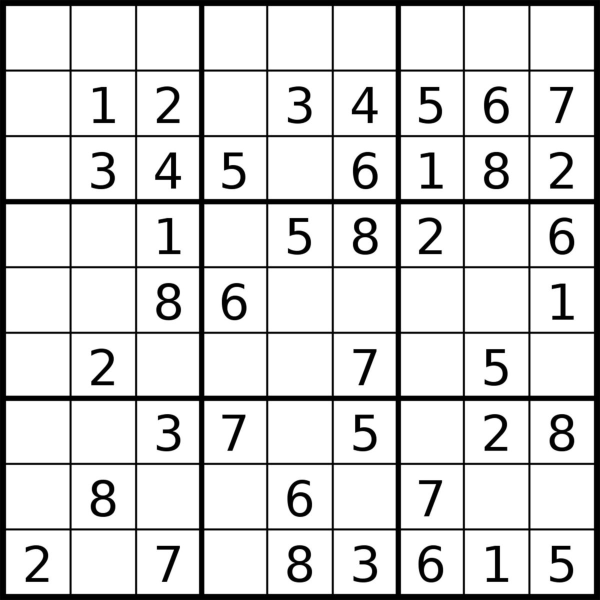
#> input picture examples/sudoku_1.jpg, 1200 x 1200 px (shown at 1/2 size)
$ python -i processing.py   (imports and definitions only)
#> lines starting #> are read from the running program, lines starting #| are printed output that depends on the picture; after the words box and inside, x2 and y2 are one past the last pixel; in counts of white or black regions, pixels touching at a corner belong together
import numpy as np
import cv2
import imutils
from skimage.segmentation import clear_border

# Extract the sudoku from the image
def extract_sudoku(img,draw_cnt=False):
  # Pre Processing the image
  img = imutils.resize(img, width=600)
  gray = cv2.cvtColor(img, cv2.COLOR_BGR2GRAY)
  # apply a Gaussian blur with a kernel size (height, width)
  img_proc = cv2.GaussianBlur(gray.copy(), (7, 7), 3)
  # binary adaptive thresholding operations allow us to peg grayscale pixels toward each end of the [0, 255] pixel range
  img_proc = cv2.adaptiveThreshold(img_proc, 255, cv2.ADAPTIVE_THRESH_GAUSSIAN_C, cv2.THRESH_BINARY, 11, 2)
  # to make gridlines have non-zero pixel values, we will invert the colours
  img_proc = cv2.bitwise_not(img_proc)

  """
  Find contours in the thresholded image and sort them by size in descending order
  and then find the 4 extreme corners of the largest contour in the image """

  contours = cv2.findContours(img_proc.copy(), cv2.RETR_EXTERNAL, cv2.CHAIN_APPROX_SIMPLE)
  contours = imutils.grab_contours(contours)
  contours = sorted(contours, key=cv2.contourArea, reverse=True)

  # initialize a contour that corresponds to the puzzle outline
  puzzleCnt = None
  # find the 4 extreme corners of the largest contour in the image.
  for c in contours:
      # approximate the contour
      peri = cv2.arcLength(c, True)
      approx = cv2.approxPolyDP(c, 0.02 * peri, True)
      # if our approximated contour has four points, then we can
      # assume we have found the outline of the puzzle
      if len(approx) == 4:
        puzzleCnt = approx
        break
  # if the puzzle contour is empty raise an error
  if puzzleCnt is None:
      raise Exception(("Could not find Sudoku puzzle outline. "
				"Try debugging your thresholding and contour steps."))
  if draw_cnt:
      cv2.drawContours(img, [puzzleCnt], 0, (255, 0, 0), 2)

  cnt=puzzleCnt.reshape(4, 2)

  # Find the oordinate of the contour
  top_left = np.min(cnt, axis=0)
  top_right = np.array([np.max(cnt[:, 0]), np.min(cnt[:, 1])])
  bottom_left = np.array([np.min(cnt[:, 0]), np.max(cnt[:, 1])])
  bottom_right = np.max(cnt, axis=0)

  src_pts = np.array([top_left, top_right, bottom_left, bottom_right], dtype='float32')
  side = max([  distance_between(bottom_right, top_right),
							distance_between(top_left, bottom_left),
							distance_between(bottom_right, bottom_left),
							distance_between(top_left, top_right) ])
  dst_pts = np.array([[0, 0], [side, 0], [0,side], [side, side]], dtype='float32')

  # Calculate the perspective transform matrix
  matrix = cv2.getPerspectiveTransform(src_pts, dst_pts)
  result_image=cv2.warpPerspective(img, matrix, (int(side), int(side)))
  warped=cv2.warpPerspective(gray, matrix, (int(side), int(side)))

  return result_image, warped

def distance_between(p1, p2):
    a = p2[0] - p1[0]
    b = p2[1] - p1[1]
    return np.sqrt((a ** 2) + (b ** 2))

# [58 lines left out: function extract_digit, not called in this run]

>>> import cv2
>>> picture = cv2.imread('examples/sudoku_1.jpg')
#> picture is the input picture: shape (1200, 1200, 3); min 0, max 255, mean 216.7
>>> result = extract_sudoku(picture)
#> in extract_sudoku, `img = imutils.resize(img, width=600)`:
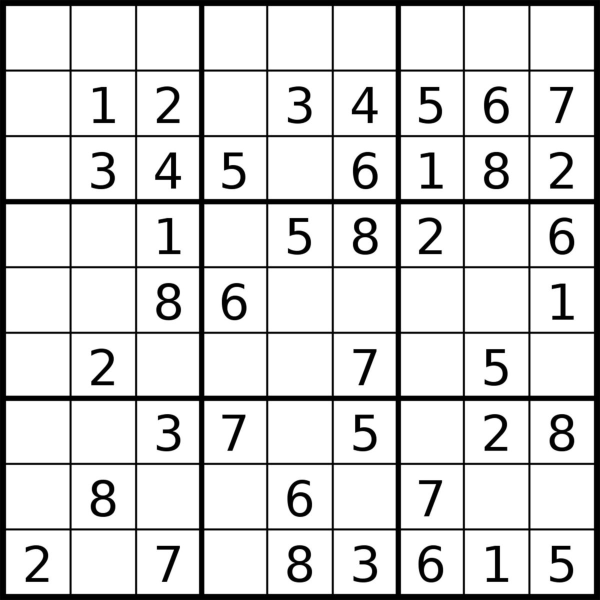
#> img: shape (600, 600, 3); min 0, max 255, mean 216.8
#> in extract_sudoku, `img_proc = cv2.GaussianBlur(gray.copy(), (7, 7), 3)`:
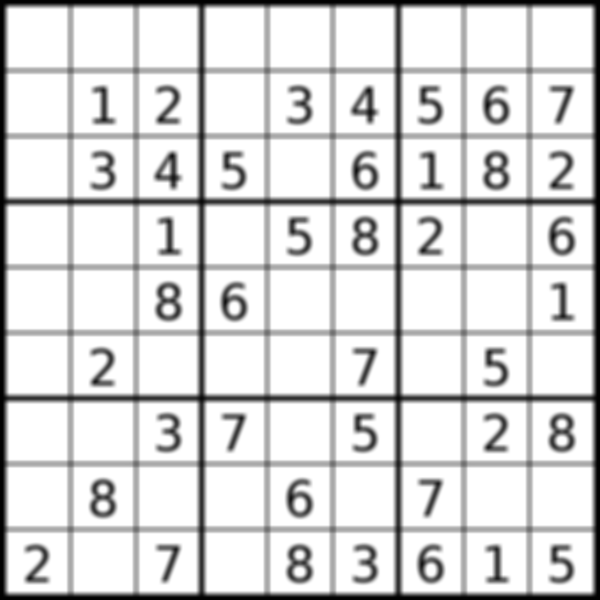
#> img_proc: shape (600, 600); min 1, max 255, mean 216.8
#> in extract_sudoku, `img_proc = cv2.adaptiveThreshold(img_proc, 255, cv2.ADAPTIVE_THRESH_GA..`:
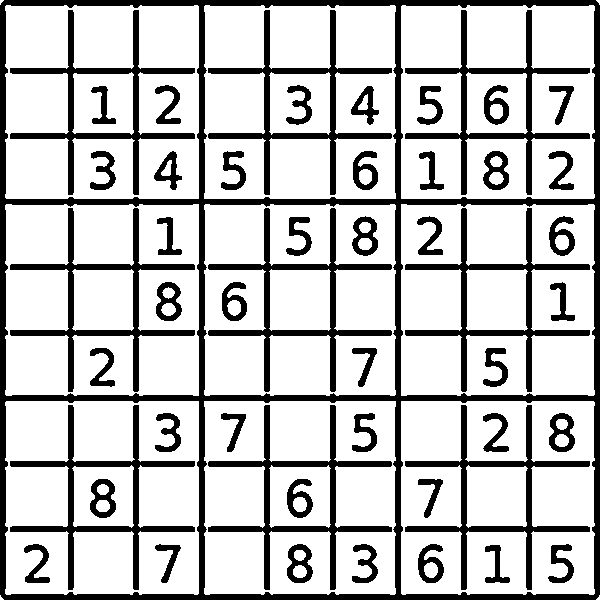
#> img_proc: shape (600, 600); 76.6% white; 50 black regions, largest, box (x1, y1, x2, y2) and area: (0, 0, 600, 600) 28242, (10, 10, 195, 195) 4209, (405, 10, 590, 195) 4209
#> in extract_sudoku, `img_proc = cv2.bitwise_not(img_proc)`: img_proc: shape (600, 600); 23.4% white; 50 white regions
#> in extract_sudoku, `contours = cv2.findContours(img_proc.copy(), cv2.RETR_EXTERNAL, cv2.CH..`: contours = 1 contour; box (x1, y1, x2, y2) and area: (0, 0, 600, 600) 358765
#> the loop in extract_sudoku, `for c in contours:` made 1 pass
#> (peri, puzzleCnt) on pass 1: (2386.6, [[4, 0], [1, 596], [595, 599], [598, 3]])
#> in extract_sudoku, `cnt=puzzleCnt.reshape(4, 2)`: cnt = [[4, 0], [1, 596], [595, 599], [598, 3]]
#> in extract_sudoku, `top_left = np.min(cnt, axis=0)`: top_left = [1, 0]
#> in extract_sudoku, `top_right = np.array([np.max(cnt[:, 0]), np.min(cnt[:, 1])])`: top_right = [598, 0]
#> in extract_sudoku, `bottom_left = np.array([np.min(cnt[:, 0]), np.max(cnt[:, 1])])`: bottom_left = [1, 599]
#> in extract_sudoku, `bottom_right = np.max(cnt, axis=0)`: bottom_right = [598, 599]
#> in extract_sudoku, `src_pts = np.array([top_left, top_right, bottom_left, bottom_right], d..`: src_pts = [[1, 0], [598, 0], [1, 599], [598, 599]]
#> in distance_between, `a = p2[0] - p1[0]`: a = 0
#> in distance_between, `b = p2[1] - p1[1]`: b = -599
#> in extract_sudoku, `side = max([  distance_between(bottom_right, top_right), distance_betw..`: side = 599
#> in extract_sudoku, `dst_pts = np.array([[0, 0], [side, 0], [0,side], [side, side]], dtype=..`: dst_pts = [[0, 0], [599, 0], [0, 599], [599, 599]]
#> in extract_sudoku, `matrix = cv2.getPerspectiveTransform(src_pts, dst_pts)`: matrix = [[1, 0, -1], [0, 1, 0], [0, 0, 1]]
#> in extract_sudoku, `result_image=cv2.warpPerspective(img, matrix, (int(side), int(side)))`:
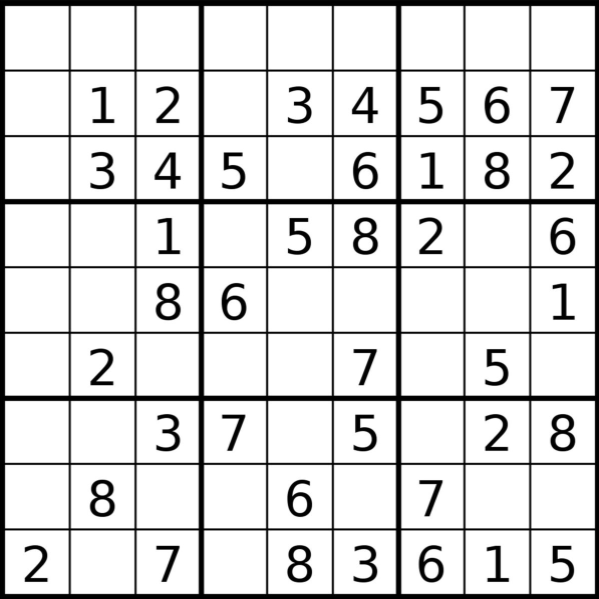
#> result_image: shape (599, 599, 3); min 0, max 255, mean 218.2

$ run again, on examples/sudoku_2.jpg
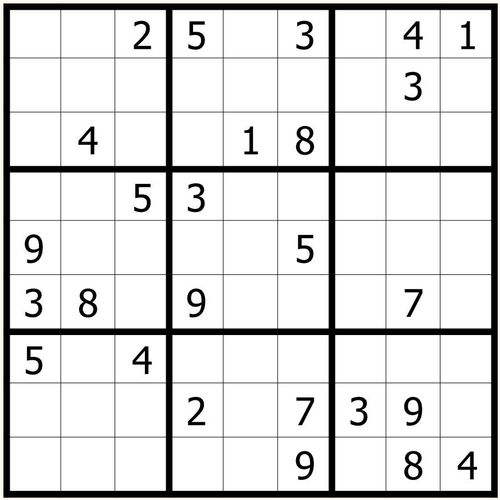
#> input picture examples/sudoku_2.jpg, 500 x 500 px
#> picture is the input picture: shape (500, 500, 3); mean B, G, R 219.6, 219.8, 219.9
#> in extract_sudoku, `img_proc = cv2.adaptiveThreshold(img_proc, 255, cv2.ADAPTIVE_THRESH_GA..`:
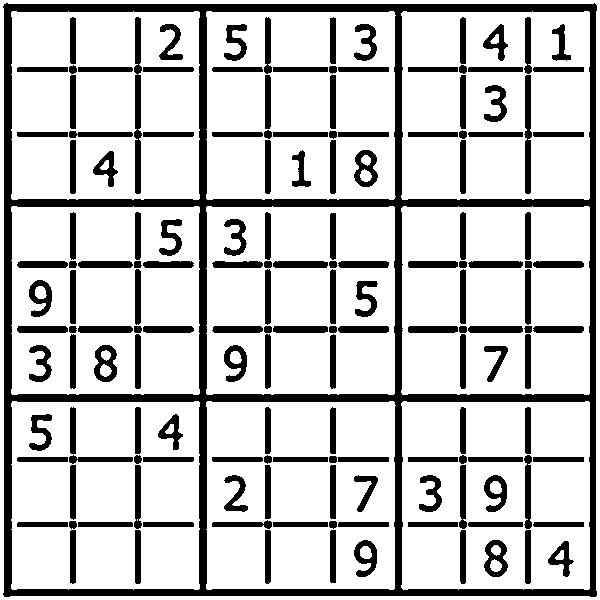
#> img_proc: shape (600, 600); 78% white; 156 black regions, largest, box (x1, y1, x2, y2) and area: (3, 3, 597, 597) 34332, (134, 17, 142, 194) 1040, (524, 75, 532, 194) 701
#> contours = 1 contour; box (x1, y1, x2, y2) and area: (3, 3, 597, 597) 349310
#> the loop in extract_sudoku, `for c in contours:` made 1 pass
#> (peri, puzzleCnt) on pass 1: (2371.8, [[4, 4], [4, 596], [595, 596], [596, 5]])
#> cnt = [[4, 4], [4, 596], [595, 596], [596, 5]]
#> top_left = [4, 4]
#> top_right = [596, 4]
#> bottom_left = [4, 596]
#> bottom_right = [596, 596]
#> src_pts = [[4, 4], [596, 4], [4, 596], [596, 596]]
#> a = 0
#> b = -592
#> side = 592
#> dst_pts = [[0, 0], [592, 0], [0, 592], [592, 592]]
#> matrix = [[1, -1.86e-19, -4], [-7.45e-19, 1, -4], [-1.41e-19, 1.27e-21, 1]]
#> in extract_sudoku, `result_image=cv2.warpPerspective(img, matrix, (int(side), int(side)))`:
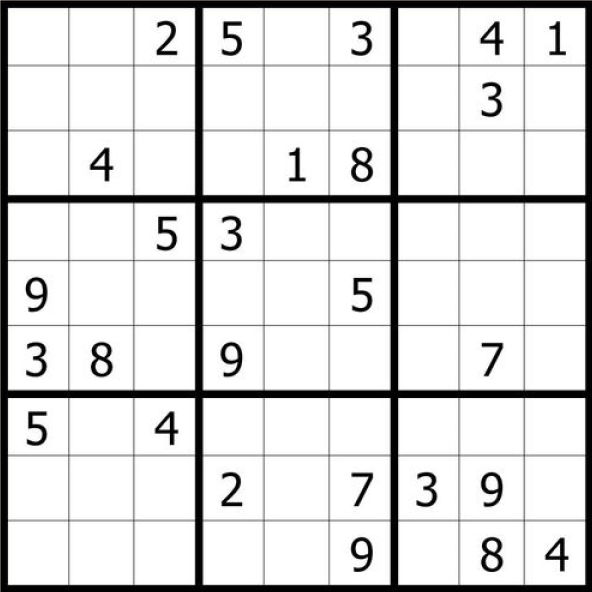
#> result_image: shape (592, 592, 3); mean of channels 0, 1, 2 220.1, 220.2, 220.2; drawn as B, G, R
